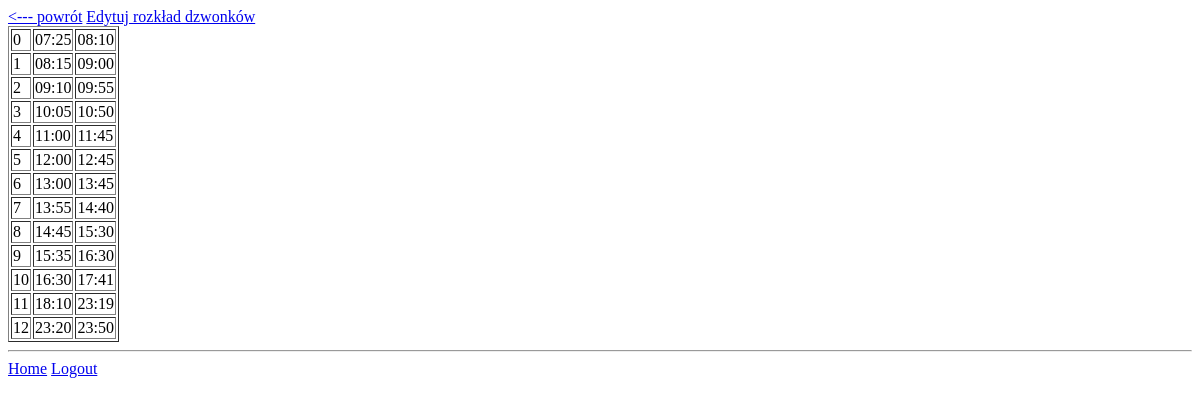
The page /school/bells/ (signed in) on the database as committed earlier.
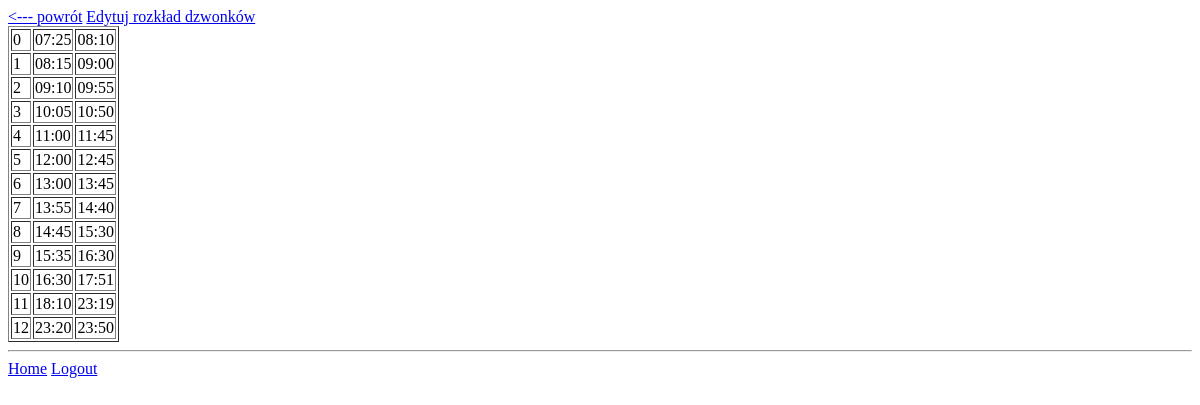
The same page on the database as committed later.
### teacher/models.py (models this page shows, shortened)
class Bell(models.Model):
    school = models.ForeignKey(School, on_delete=models.CASCADE)
    number_of_lesson = models.IntegerField()
    start_time = models.TimeField()
    end_time = models.TimeField()

### teacher/decorators.py (the view)
    def wrapper_func(request, *args, **kwargs):
        if Teacher.objects.filter(user=request.user):
            if request.user.teacher.is_headmaster:
                return view_func(request, *args, **kwargs)
        return redirect('home')

### teacher/models.py (called while the page is built)
    @property
    def is_headmaster(self):
        if Headmaster.objects.filter(teacher=self):
            return True
        return False

### teacher/views.py (called while the page is built)
@headmaster_only
def bells_view(request):
    qs = Bell.objects.filter(school=request.user.teacher.school).order_by('number_of_lesson').all()
    context = {
        'qs': qs
    }
    return render(request, 'teacher/bells.html', context)

### templates/teacher/bells.html (shortened to what this page needs)
{% extends 'base.html' %}
{% block content %}
<a href="{% url 'headmaster_panel' %}"><--- powrót</a>
<table border="1">
{% for bell in qs %}
    <tr>
    <td>{{ bell.number_of_lesson }}</td>
    <td>{{ bell.start_time|date:"H:i" }}</td>
    <td>{{ bell.end_time|date:"H:i" }}</td>
    </tr>
{% endfor %}
<a href="{% url 'edit_bells' %}">{% if request.user.teacher.school.bell_set %}Edytuj{% else %}Dodaj{% endif %} rozkład dzwonków</a>
</table>
{% endblock %}

Rows that differ between the two databases and show on the page:
changed Bell (number 11 of 13 on the later page): end_time "17:41" → "17:51"
